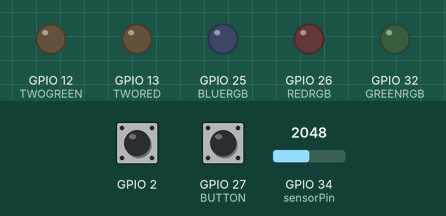
Recording of a program running on a simulated ESP32. Parts: output pins drawn as LEDs (lit = HIGH). Inputs (shaded band) come from the test bench; at power-on: GPIO 2 HIGH, GPIO 27 (BUTTON) HIGH, GPIO 34 (sensorPin) = 2048. WiFi joins after 1.5 s; servers stay silent unless stated; uploads are accepted with an empty reply; what the program prints to the serial monitor is not drawn.

Above: at 2.7 s.
2.8 s: GPIO 2 pulled LOW for 1.2 s
6.2 s: GPIO 27 (BUTTON) pulled LOW for 1.2 s
At 7.4 s:
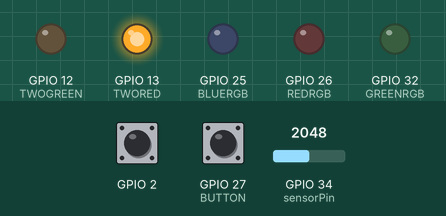
8.9 s: GPIO 27 (BUTTON) pulled LOW for 1.2 s
At 9.7 s:
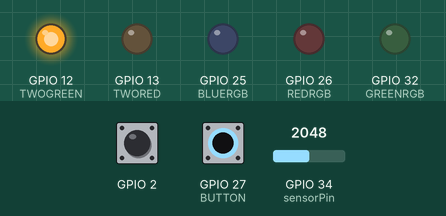
11.6 s: GPIO 27 (BUTTON) pulled LOW for 3.2 s
At 12.0 s:
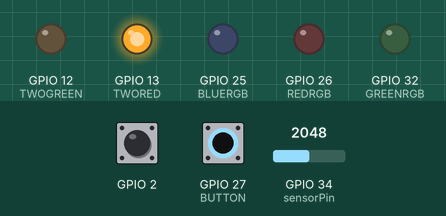
16.3 s: GPIO 2 pulled LOW for 3.2 s
At 17.6 s:
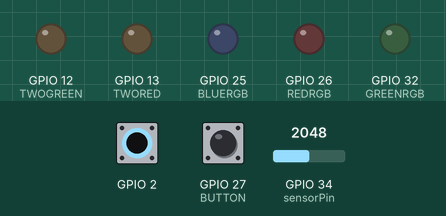
Timing chart, 0 to 19.3 s (numbered marks = the images above; inputs shaded):
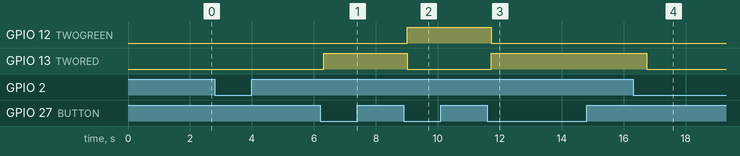

The program:

main.cpp
```cpp
#include <Arduino.h>
#include <Bounce2.h>
#include <WiFi.h>
#include <HTTPClient.h>
#include "GET.h"
#define BUTTON 27
#define GREENRGB 32
#define REDRGB 26
#define BLUERGB 25
#define TWORED 13
#define TWOGREEN 12
#define samp_siz 4
#define rise_threshold 4
int sensorPin = 34;
Bounce b = Bounce();
int id;
int ch1  = 0;
int cnt = 0;
int res = 1000;
int timer = 0;
int beat;
int on = 0;
int state = 0;
int color;
float print_value;
float reads[samp_siz], sum;
long int now, ptr;
float   last, reader, start;
float first, second, third, before;
bool rising;
int rise_count;
int n;
long int last_beat;
TaskHandle_t TaskA = NULL;
TaskHandle_t TaskB = NULL;
TaskHandle_t TaskC = NULL;
TaskHandle_t TaskD = NULL;
TaskHandle_t TaskE = NULL;

void press_b(void *param);

void HeartBeat(void *param);

void LED_SHOW(void *param);

void mode_change(void *param);

void Connect_Wifi()
{
  const char *ssid = "Galaxy A30C9C8";
  const char *password = "himl9080";
  WiFi.begin(ssid, password);
  Serial.print("Connecting to WiFi");
  while (WiFi.status() != WL_CONNECTED)
  {
    delay(500);
    Serial.print(".");
  }
  Serial.print("OK! IP=");
  Serial.println(WiFi.localIP());
  Serial.println("----------------------------------");
}


void setup(){
    Serial.begin(115200);
    for (int i = 0; i < samp_siz; i++)
      reads[i] = 0;
    sum = 0;
    ptr = 0;
    b.attach(BUTTON,INPUT_PULLUP);
    b.interval(25);
    pinMode(GREENRGB, OUTPUT);
    pinMode(REDRGB, OUTPUT);
    pinMode(BLUERGB, OUTPUT);
    pinMode(GREENRGB, OUTPUT);
    pinMode(TWORED, OUTPUT);
    pinMode(TWOGREEN, OUTPUT);
    Connect_Wifi();
    xTaskCreatePinnedToCore(HeartBeat, "HeartBeat", 1024*10, NULL, 1, &TaskB, 1);
    xTaskCreatePinnedToCore(press_b, "5sec_LED", 1024*10, NULL, 2, &TaskC, 1);
    xTaskCreatePinnedToCore(LED_SHOW, "LED_SHOW", 1024*10, NULL, 1, &TaskD, 1);
    xTaskCreatePinnedToCore(mode_change, "MODE_LED", 1024*20, NULL, 1, &TaskE, 0);
}

void loop(){
}

void LED_SHOW(void *param){
  while(1){
    if(on == 1) {
      color = GET_level();
      POST_beat(beat);
      //color = 0;
      if(color == 0){
        digitalWrite(GREENRGB, HIGH);
        digitalWrite(BLUERGB, LOW);
        digitalWrite(REDRGB, LOW);
      }
      else if(color == 2){
        digitalWrite(REDRGB, HIGH);
        digitalWrite(BLUERGB, LOW);
        digitalWrite(GREENRGB, LOW);
      }
      else if(color == 1){
        digitalWrite(BLUERGB, LOW);
        digitalWrite(GREENRGB, HIGH);
        digitalWrite(REDRGB, HIGH);
      }
      else{

      }
    } else {
        digitalWrite(BLUERGB, LOW);
        digitalWrite(GREENRGB, LOW);
        digitalWrite(REDRGB, LOW);
    }
    vTaskDelay(1000/portTICK_PERIOD_MS);
  }
}

void mode_change(void *param){
    while(1){
      if(on == 1) {
        b.update();
        if(b.fell()){
          //Serial.println("1212121212");
          if(state == 0){
            state = 1;
            digitalWrite(TWORED, HIGH);
            digitalWrite(TWOGREEN, LOW);
            POST_mode(1);
            //Serial.println("1000000");
          }
          else{
            state = 0;
            digitalWrite(TWOGREEN, HIGH);
            digitalWrite(TWORED, LOW);
            POST_mode(0);
            //Serial.println("19999");
          }
          vTaskDelay(1000/portTICK_PERIOD_MS);
        }
      } else {
          digitalWrite(TWOGREEN, LOW);
          digitalWrite(TWORED, LOW);
        }
      vTaskDelay(100/portTICK_PERIOD_MS);
    }
}

void press_b(void *param) {
  while(1) {
    //Serial.println(touchRead(2));
    if(touchRead(2) <=24){
      if(ch1==0){
        on = 1;
        POST_onoff(1);
        Serial.println(on);
        ch1 = 1;
      }
      else{
        on = 0;
        POST_onoff(0);
        Serial.println(on);
        ch1 = 0;
      }
    }
    vTaskDelay(1000/portTICK_PERIOD_MS);
  }
}

void HeartBeat(void *param){
    while(1){
      if(on == 1) {
          // calculate an average of the   sensor
          // during a 20 ms period (this will eliminate
          // the 50   Hz noise caused by electric light
          n = 0;
          start = millis();
          reader = 0.;
          do
          {
              reader += analogRead (sensorPin);
              n++;
              now = millis();
          }
          while (now < start +   20);
          reader /= n;  // we got an average

          // Add the   newest measurement to an array
          // and subtract the oldest measurement from   the array
          // to maintain a sum of last measurements
          sum -= reads[ptr];
          sum += reader;
          reads[ptr] = reader;
          last = sum / samp_siz;
          // now last holds the average of the values in the array

          // check   for a rising curve (= a heart beat)
          if (last > before)
          {
              rise_count++;
              if (!rising && rise_count > rise_threshold)
              {
              //   Ok, we have detected a rising curve, which implies a heartbeat.
              //   Record the time since last beat, keep track of the two previous
              //   times (first, second, third) to get a weighed average.
              // The rising   flag prevents us from detecting the same rise more than once.
              rising   = true;
              first = millis() - last_beat;
              last_beat = millis();

              // Calculate the weighed average of heartbeat rate
              // according   to the three last beats
              print_value = 60000. / (0.4 * first + 0.3 *   second + 0.3 * third);
              if(print_value < 200 && print_value > 20) {
                beat = int(print_value);
              }
              if(print_value < 200 && print_value > 20) {
                Serial.print(print_value);
                Serial.println("");
              }


              third = second;
              second   = first;

              }
          }
          else
          {
              //   Ok, the curve is falling
              rising = false;
              rise_count = 0;
          }
          before = last;


          ptr++;
          ptr   %= samp_siz;

      }
      vTaskDelay(3/portTICK_PERIOD_MS);
    }
}
```

GET.h
```cpp
#include <Arduino.h>
#include <HTTPClient.h>
#include <ArduinoJson.h>
#include <string.h>
int x;
const String baseUrl = "https://ecourse.cpe.ku.ac.th/exceed05/hard/get_status";
const String baseUrlbpm = "https://ecourse.cpe.ku.ac.th/exceed05/hard/send_bpm";
const String baseUrlmode = "https://ecourse.cpe.ku.ac.th/exceed05/hard/change_mode";
const String baseUrlison = "https://ecourse.cpe.ku.ac.th/exceed05/hard/on_off";
//มี2get คือ ค่าของโหมด กับ ค่าของสีที่แสดง แดงเขียวเหลือง
//มี3post คือ ค่าของheartbeatทุกๆ5วิ กับ ค่าของโหมดเมื่อมีการเปลี่ยน และ on/off
int GET_level()
{
  DynamicJsonDocument doc(1024);
  HTTPClient http;
  const String url = baseUrl;
  http.begin(url);

  int httpResponseCode = http.GET();
  if (httpResponseCode == 200)
  {
    String payload = http.getString();
    deserializeJson(doc, payload);

    return doc["status"];
  }
  else
  {
    Serial.print("Error ");
    Serial.println(httpResponseCode);
    return -1;
  }
}

void POST_beat(int beat){
    String json;
    DynamicJsonDocument doc(1024);
    doc["bpm"] = beat;
    serializeJson(doc,json);

    const String url = baseUrlbpm;
    HTTPClient http;
    http.begin(url);
    http.addHeader("Content-Type","application/json");

    int httpResponseCode = http.POST(json);
    if (httpResponseCode >= 200 && httpResponseCode < 300) {
        Serial.print("HTTP ");
        Serial.println(httpResponseCode);
    }
    else {
        Serial.print("Error code: ");
        Serial.println(httpResponseCode);
    }
}

void POST_mode(int sta){
    String json;
    DynamicJsonDocument doc(1024);
    doc["mode"] = sta;
    serializeJson(doc,json);

    const String url = baseUrlmode;
    HTTPClient http;
    http.begin(url);
    http.addHeader("Content-Type","application/json");

    int httpResponseCode = http.POST(json);

    if (httpResponseCode >= 200 && httpResponseCode < 300) {
        Serial.print("HTTP ");
        Serial.println(httpResponseCode);
    }
    else {
        Serial.print("Error code mode: ");
        Serial.println(httpResponseCode);
    }
}

void POST_onoff(int on){
    String json;
    DynamicJsonDocument doc(1024);
    doc["is_on"] = on;
    serializeJson(doc,json);

    const String url = baseUrlison;
    HTTPClient http;
    http.begin(url);
    http.addHeader("Content-Type","application/json");

    int httpResponseCode = http.POST(json);
    if (httpResponseCode >= 200 && httpResponseCode < 300) {
        Serial.print("HTTP ");
        Serial.println(httpResponseCode);
    }
    else {
        Serial.print("Error code: ");
        Serial.println(httpResponseCode);
    }
}
```

Measured:
- after the input at 2.8 s, every drawn part: stays the same
- after the input at 6.2 s, GPIO 13 (TWORED): LOW → HIGH after 0.11 s
- after the input at 8.9 s, GPIO 12 (TWOGREEN): LOW → HIGH after 0.12 s; GPIO 13 (TWORED): HIGH → LOW after 0.12 s
- after the input at 11.6 s, GPIO 12 (TWOGREEN): HIGH → LOW after 0.13 s; GPIO 13 (TWORED): LOW → HIGH after 0.13 s
- after the input at 16.3 s, GPIO 13 (TWORED): HIGH → LOW after 0.44 s
